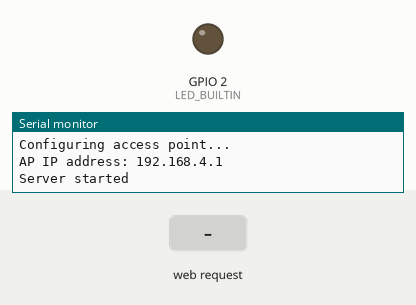
The program below on a simulated ESP32. Parts: output pins drawn as LEDs (lit = HIGH), the last lines printed to the serial monitor. The test bench sets the inputs (shaded band).

Above: at 1.2 s.
1.3 s: HTTP request GET /H received
At 2.5 s:
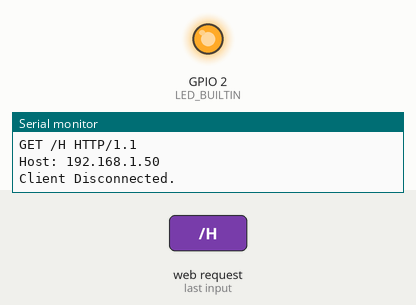
2.8 s: HTTP request GET /L received
At 3.6 s:
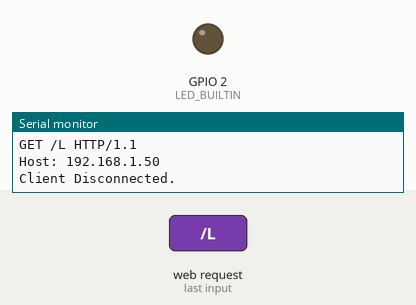
Timing chart, 0 to 5.8 s (numbered marks = the images above; inputs shaded):
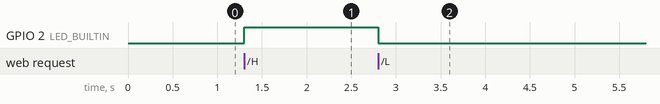

The program:

main.cpp
```cpp
#include <WiFi.h>
#include <WiFiClient.h>
#include <WiFiAP.h>

#define LED_BUILTIN 2

//------------------------CODIGO HTML------------------------------
String pagina = "<!DOCTYPE html>"
"<!DOCTYPE html>"
"<html lang='en'>"
"<head>"
"<meta charset='UTF-8'>"
"<meta http-equiv='X-UA-Compatible' content='IE=edge'>"
"<meta name='viewport' content='width=device-width, initial-scale=1.0'>"
"<title>Document</title>"
"<style>"
"html {"
"box-sizing: border-box;"
"font-size: 62.5%; /* 1 rem = 10px */"
"}"
"*, *:before, *:after {"
"box-sizing: inherit;"
"}"
"body {"
"font-size: 1.6rem;"
"line-height: 2;"
"}"
"div{"
"width:100%;"
"text-align: center;"
"}"
"h1{"
"font-size: 6rem;"
"margin: 0;"
"}"
"button{"
"font-size: 2rem;"
"}"
"button {"
"background-color:#4eb5f1;"
"color: #fff;"
"border:none;"
"border-radius:10px;"
"min-width: 120px;"
"height: 50px;"
"width: 100px;"
"}"
"/*medida de celular*/"
"@media(max-width: 780px){"
"h1{"
"font-size: 10rem;"
"}"
"button{"
"height: 80px;"
"font-size: 4rem;"
"}"
"}"
"</style>"
"</head>"
"<body>"
"<div>"
"<h1>Led</h1>"
"<nav>"
"<a href=\"/H\"><button >ON</button></a>"
"<a href=\"/L\"><button >OFF</button></a>"
"</nav>"
"</div>"
"</body>"
"</html>";

//-------------------------------------------------------


const char *ssid = "Horacio";
const char *password = "123456789";

WiFiServer server(80);


void setup() {
  pinMode(LED_BUILTIN, OUTPUT);

  Serial.begin(9600);
  Serial.println();
  Serial.println("Configuring access point...");

  // You can remove the password parameter if you want the AP to be open.
  WiFi.softAP(ssid, password);
  IPAddress myIP = WiFi.softAPIP();
  Serial.print("AP IP address: ");
  Serial.println(myIP);
  server.begin();

  Serial.println("Server started");
}

void loop() {
  WiFiClient client = server.available();   // listen for incoming clients

  if (client) {                             // if you get a client,
    Serial.println("New Client.");           // print a message out the serial port
    String currentLine = "";                // make a String to hold incoming data from the client
    while (client.connected()) {            // loop while the client's connected
      if (client.available()) {             // if there's bytes to read from the client,
        char c = client.read();             // read a byte, then
        Serial.write(c);                    // print it out the serial monitor
        if (c == '\n') {                    // if the byte is a newline character

          // if the current line is blank, you got two newline characters in a row.
          // that's the end of the client HTTP request, so send a response:
          if (currentLine.length() == 0) {
            // HTTP headers always start with a response code (e.g. HTTP/1.1 200 OK)
            // and a content-type so the client knows what's coming, then a blank line:
            client.println("HTTP/1.1 200 OK");
            client.println("Content-type:text/html");
            client.println();

            // the content of the HTTP response follows the header:
            client.print(pagina);

            // The HTTP response ends with another blank line:
            client.println();
            // break out of the while loop:
            break;
          } else {    // if you got a newline, then clear currentLine:
            currentLine = "";
          }
        } else if (c != '\r') {  // if you got anything else but a carriage return character,
          currentLine += c;      // add it to the end of the currentLine
        }

        // Check to see if the client request was "GET /H" or "GET /L":
        if (currentLine.endsWith("GET /H")) {
          digitalWrite(LED_BUILTIN, HIGH);               // GET /H turns the LED on
        }
        if (currentLine.endsWith("GET /L")) {
          digitalWrite(LED_BUILTIN, LOW);                // GET /L turns the LED off
        }
      }
    }
    // close the connection:
    client.stop();
    Serial.println("Client Disconnected.");
  }
}
```

Measured:
- after the input at 1.3 s, GPIO 2 (LED_BUILTIN): LOW → HIGH at once
- after the input at 2.8 s, GPIO 2 (LED_BUILTIN): HIGH → LOW at once
